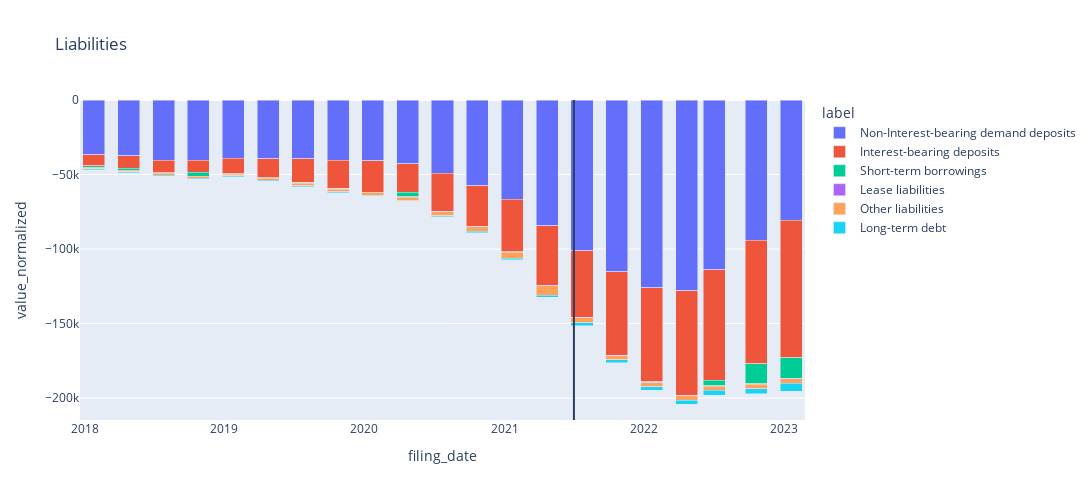

Notebook code for this chart:
### Code cell
l_fig.show()

### Figure 1 — Plotly figure (JSON) as saved in the notebook; plotly's stock layout.template omitted (floating-point values rounded to 4 significant figures)
{"data": [{"alignmentgroup": "True", "hovertemplate": "label=Non-Interest-bearing demand deposits<br>filing_date=%{x}<br>value_normalized=%{y}<extra></extra>", "legendgroup": "Non-Interest-bearing demand deposits", "marker": {"color": "#636efa", "pattern": {"shape": ""}}, "name": "Non-Interest-bearing demand deposits", "offsetgroup": "Non-Interest-bearing demand deposits", "orientation": "v", "showlegend": true, "textposition": "auto", "type": "bar", "x": ["2018-01-25", "2018-04-26", "2018-07-26", "2018-10-25", "2019-01-24", "2019-04-25", "2019-07-25", "2019-10-25", "2020-01-23", "2020-04-23", "2020-07-23", "2020-10-22", "2021-01-21", "2021-04-22", "2021-07-22", "2021-10-21", "2022-01-20", "2022-04-21", "2022-07-02", "2022-10-20", "2023-01-19"], "xaxis": "x", "y": [-36660.0, -37520.0, -40590.0, -40470.0, -39100.0, -39280.0, -39330.0, -40480.0, -40840.0, -42900.0, -49300.0, -57510.0, -66520.0, -84440.0, -101259, -115388, -125851, -127997, -113969, -93988, -80753], "yaxis": "y"}, {"alignmentgroup": "True", "hovertemplate": "label=Interest-bearing deposits<br>filing_date=%{x}<br>value_normalized=%{y}<extra></extra>", "legendgroup": "Interest-bearing deposits", "marker": {"color": "#EF553B", "pattern": {"shape": ""}}, "name": "Interest-bearing deposits", "offsetgroup": "Interest-bearing deposits", "orientation": "v", "showlegend": true, "textposition": "auto", "type": "bar", "x": ["2018-01-25", "2018-04-26", "2018-07-26", "2018-10-25", "2019-01-24", "2019-04-25", "2019-07-25", "2019-10-25", "2020-01-23", "2020-04-23", "2020-07-23", "2020-10-22", "2021-01-21", "2021-04-22", "2021-07-22", "2021-10-21", "2022-01-20", "2022-04-21", "2022-07-02", "2022-10-20", "2023-01-19"], "xaxis": "x", "y": [-7599.0, -8421.0, -8294.0, -8122.0, -10230.0, -13050.0, -16280.0, -19060.0, -20920.0, -19010.0, -25340.0, -27260.0, -35460.0, -39710.0, -44579, -55794, -63352, -70137, -73976, -82831, -92356], "yaxis": "y"}, {"alignmentgroup": "True", "hovertemplate": "label=Short-term borrowings<br>filing_date=%{x}<br>value_normalized=%{y}<extra></extra>", "legendgroup": "Short-term borrowings", "marker": {"color": "#00cc96", "pattern": {"shape": ""}}, "name": "Short-term borrowings", "offsetgroup": "Short-term borrowings", "orientation": "v", "showlegend": true, "textposition": "auto", "type": "bar", "x": ["2018-01-25", "2018-04-26", "2018-07-26", "2018-10-25", "2019-01-24", "2019-04-25", "2019-07-25", "2019-10-25", "2020-01-23", "2020-04-23", "2020-07-23", "2020-10-22", "2021-01-21", "2021-04-22", "2021-07-22", "2021-10-21", "2022-01-20", "2022-04-21", "2022-07-02", "2022-10-20", "2023-01-19"], "xaxis": "x", "y": [-1034.0, -1102.0, -417.2, -2631.0, -631.4, -14.46, -24.25, -18.9, -17.43, -3138.0, -50.92, -19.07, -20.55, -38.43, -34, -97, -121, -99, -3703, -13552, -13565], "yaxis": "y"}, {"alignmentgroup": "True", "hovertemplate": "label=Lease liabilities<br>filing_date=%{x}<br>value_normalized=%{y}<extra></extra>", "legendgroup": "Lease liabilities", "marker": {"color": "#ab63fa", "pattern": {"shape": ""}}, "name": "Lease liabilities", "offsetgroup": "Lease liabilities", "orientation": "v", "showlegend": true, "textposition": "auto", "type": "bar", "x": ["2019-04-25", "2019-07-25", "2019-10-25", "2020-01-23", "2020-04-23", "2020-07-23", "2020-10-22", "2021-01-21", "2021-04-22", "2021-07-22", "2021-10-21", "2022-01-20", "2022-04-21", "2022-07-02", "2022-10-20", "2023-01-19"], "xaxis": "x", "y": [-205.2, -195.3, -192.5, -218.8, -227.3, -235.5, -246.7, -259.6, -287.4, -277, -390, -388, -374, -377, -429, -413], "yaxis": "y"}, {"alignmentgroup": "True", "hovertemplate": "label=Other liabilities<br>filing_date=%{x}<br>value_normalized=%{y}<extra></extra>", "legendgroup": "Other liabilities", "marker": {"color": "#FFA15A", "pattern": {"shape": ""}}, "name": "Other liabilities", "offsetgroup": "Other liabilities", "orientation": "v", "showlegend": true, "textposition": "auto", "type": "bar", "x": ["2018-01-25", "2018-04-26", "2018-07-26", "2018-10-25", "2019-01-24", "2019-04-25", "2019-07-25", "2019-10-25", "2020-01-23", "2020-04-23", "2020-07-23", "2020-10-22", "2021-01-21", "2021-04-22", "2021-07-22", "2021-10-21", "2022-01-20", "2022-04-21", "2022-07-02", "2022-10-20", "2023-01-19"], "xaxis": "x", "y": [-911.8, -1207.0, -1062.0, -1146.0, -1006.0, -1433.0, -1540.0, -1731.0, -2042.0, -2201.0, -2623.0, -3067.0, -3972.0, -6412.0, -3449, -2733, -2587, -2817, -2721, -2889, -3041], "yaxis": "y"}, {"alignmentgroup": "True", "hovertemplate": "label=Long-term debt<br>filing_date=%{x}<br>value_normalized=%{y}<extra></extra>", "legendgroup": "Long-term debt", "marker": {"color": "#19d3f3", "pattern": {"shape": ""}}, "name": "Long-term debt", "offsetgroup": "Long-term debt", "orientation": "v", "showlegend": true, "textposition": "auto", "type": "bar", "x": ["2018-01-25", "2018-04-26", "2018-07-26", "2018-10-25", "2019-01-24", "2019-04-25", "2019-07-25", "2019-10-25", "2020-01-23", "2020-04-23", "2020-07-23", "2020-10-22", "2021-01-21", "2021-04-22", "2021-07-22", "2021-10-21", "2022-01-20", "2022-04-21", "2022-07-02", "2022-10-20", "2023-01-19"], "xaxis": "x", "y": [-695.5, -695.7, -696.0, -696.2, -696.5, -696.7, -697.0, -697.2, -348.0, -348.1, -843.2, -843.4, -843.6, -1338.0, -1834, -1925, -2570, -2571, -3367, -3368, -5370], "yaxis": "y"}], "layout": {"autosize": false, "barmode": "stack", "height": 500, "legend": {"title": {"text": "label"}, "tracegroupgap": 0}, "shapes": [{"type": "line", "x0": "2021-07-01", "x1": "2021-07-01", "xref": "x", "y0": 0, "y1": 1, "yref": "y domain"}], "title": {"text": "Liabilities"}, "width": 1850, "xaxis": {"anchor": "y", "domain": [0, 1], "title": {"text": "filing_date"}}, "yaxis": {"anchor": "x", "domain": [0, 1], "title": {"text": "value_normalized"}}}}
